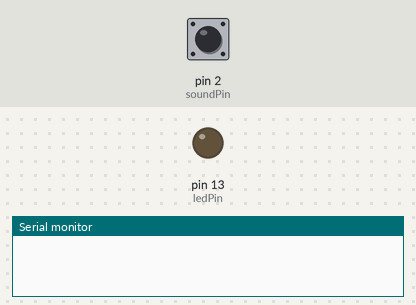
Bench run of a sketch on a simulated Arduino Uno, built with avr-gcc and run on an emulated ATmega328P. Parts: output pins drawn as LEDs (lit = HIGH), the last lines printed to the serial monitor. Dashed ring = blinking. The inputs (shaded band) are chosen by the test bench; at power-on: pin 2 (soundPin) LOW.

Above: at 1.2 s.
1.3 s: pin 2 (soundPin) driven HIGH
At 2.4 s:
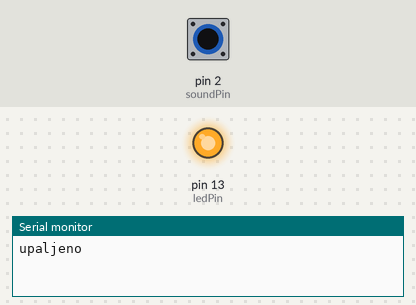
2.8 s: pin 2 (soundPin) pulsed LOW 5 times (0.12 s each, 0.3 s apart)
At 3.37 s:
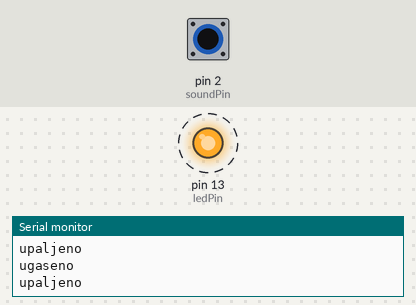
Timing chart, 0 to 5.8 s (numbered marks = the images above; inputs shaded):
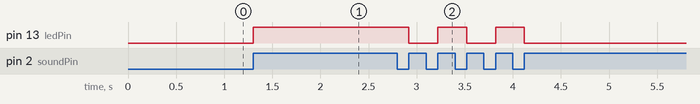

The sketch:

42-senzor-zvuka-neblokirajuci.ino
```cpp
#define soundPin 2
#define ledPin 13

unsigned long zadnjiZvuk = 0;
bool upaljeno = false;

void setup()
{
  Serial.begin(9600);
  pinMode(soundPin, INPUT);
  pinMode(ledPin, OUTPUT);
}

void loop()
{
  int sensorData = digitalRead(soundPin);

  if (sensorData)
  {

    // if 25ms have passed since last sensorData
    if (millis() - zadnjiZvuk > 25)
    {
      upaljeno = !upaljeno;
      digitalWrite(ledPin, upaljeno);
      Serial.println(upaljeno ? "upaljeno" : "ugaseno");
    }
    zadnjiZvuk = millis();
  }
}
```

Measured:
- after the input at 1.3 s, pin 13 (ledPin): LOW → HIGH at once
- after the input at 2.8 s, pin 13 (ledPin): alternates HIGH for 0.30 s and LOW for 0.30 s, 5 changes in all, then stays LOW, starting after 0.12 s
